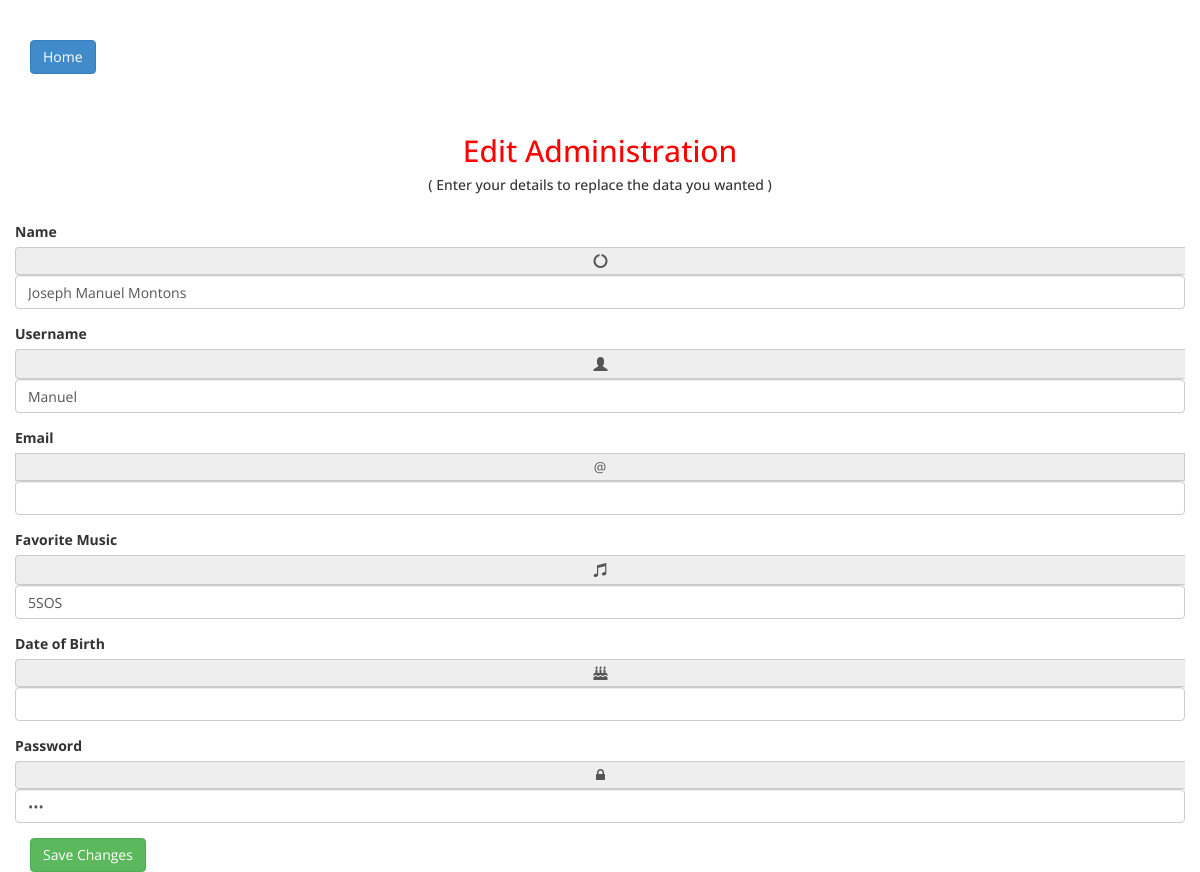
The page /edit.php?id=23 on the database its author committed.
### tables this page shows
CREATE TABLE `users` (
  `id` int(255) NOT NULL,
  `name` varchar(255) NOT NULL,
  `username` varchar(255) NOT NULL,
  `email` varchar(255) NOT NULL,
  `favoritemusic` varchar(255) NOT NULL,
  `dateofbirth` date DEFAULT NULL,
  `password` varchar(255) NOT NULL
);

### edit.php (the view, shortened to what this page needs)
<?php
include('server.php');
 $id = $_GET['id'];
 $m = mysqli_query($db, "SELECT * FROM users WHERE id= '$id'");
 $check = mysqli_fetch_array($m);
?>
<!DOCTYPE html>
<html xmlns="http://www.w3.org/1999/xhtml">
<head>
    <link href="assets/css/bootstrap.css" rel="stylesheet" />
    <link href="assets/css/font-awesome.css" rel="stylesheet" />
    <link href="assets/css/custom.css" rel="stylesheet" />
   <link rel="stylesheet" href="//code.jquery.com/ui/1.12.1/themes/base/jquery-ui.css">
</head>
<body>
    <div class="container">
    	<br><br>
      <a href="./user.php"><button class="btn btn-primary" name="home">Home</button></a>
        <div class="row text-center  ">
            <div class="col-md-12">
                <br /><br />
                <h2>Edit Administration</h2>
                <h5>( Enter your details to replace the data you wanted )</h5>
                 <br />
            </div>
        </div>
	<form role="form" method="post" action="update.php" >
         <div class="form-group row">
		  <label for="example-text-input" class="col-2 col-form-label">Name</label>
		  <div class="col-10">
		  	<span class="input-group-addon"><i class="fa fa-circle-o-notch"  ></i></span>
		    <input class="form-control" name ="regname" type="text" value="<?php echo $check['name'];?>" id="example-text-input">
		  </div>
		</div>
		<div class="form-group row">
		  <label for="example-search-input" class="col-2 col-form-label">Username</label>
		  <div class="col-10">
		  	<span class="input-group-addon"><i class="glyphicon glyphicon-user"></i></span>
		    <input class="form-control" name ="regusername" type="text" value="<?php echo $check['username'];?>" id="example-search-input">
		  </div>
		</div>
		<div class="form-group row">
          <label for="example-email-input" class="col-2 col-form-label">Email</label>
          <span class="input-group-addon">@</span>
          <div class="col-10">
            <input class="form-control" name="regemail" type="text" value="" id="example-email-input">
          </div>
        </div>
		<div class="form-group row">
		  <label for="example-email-input" class="col-2 col-form-label">Favorite Music</label>
		  <div class="col-10">
		  	<span class="input-group-addon"><i class="glyphicon glyphicon-music"></i></span>
		    <input class="form-control" name ="regfavoritemusic" type="text" value="<?php echo $check['favoritemusic'];?>" id="example-email-input">
		  </div>
		</div>
		<div class="form-group row">
		  <label for="example-url-input" class="col-2 col-form-label">Date of Birth</label>
		  <div class="col-10">
		  	<span class="input-group-addon"><i class="fa fa-birthday-cake" aria-hidden="true"></i></span>
		    <input class="form-control" name ="regbirth" type="text" value="" id="datepicker">
		  </div>
		</div>
		<div class="form-group row" >
		  <label for="example-password-input" class="col-2 col-form-label">Password</label>
		  <div class="col-10">
		  	<span class="input-group-addon"><i class="fa fa-lock"  ></i></span>
		    <input class="form-control" name ="regpassword" type="password" value="<?php echo $check['password'];?>" id="">
		  </div>
		</div>
		<button type="submit" class="btn btn-success" name="editzz">Save Changes</button>
	</div>
</body>
</html>

### assets/css/custom.css (style rules this page uses)
body { font-family: 'Open Sans', sans-serif; }
a { color: none; }
.text-center { text-align:center; }
h2 { color: #f00; }

### rows shown on the page
users: regname "Joseph Manuel Montons", regusername "Manuel", regfavoritemusic "5SOS"
